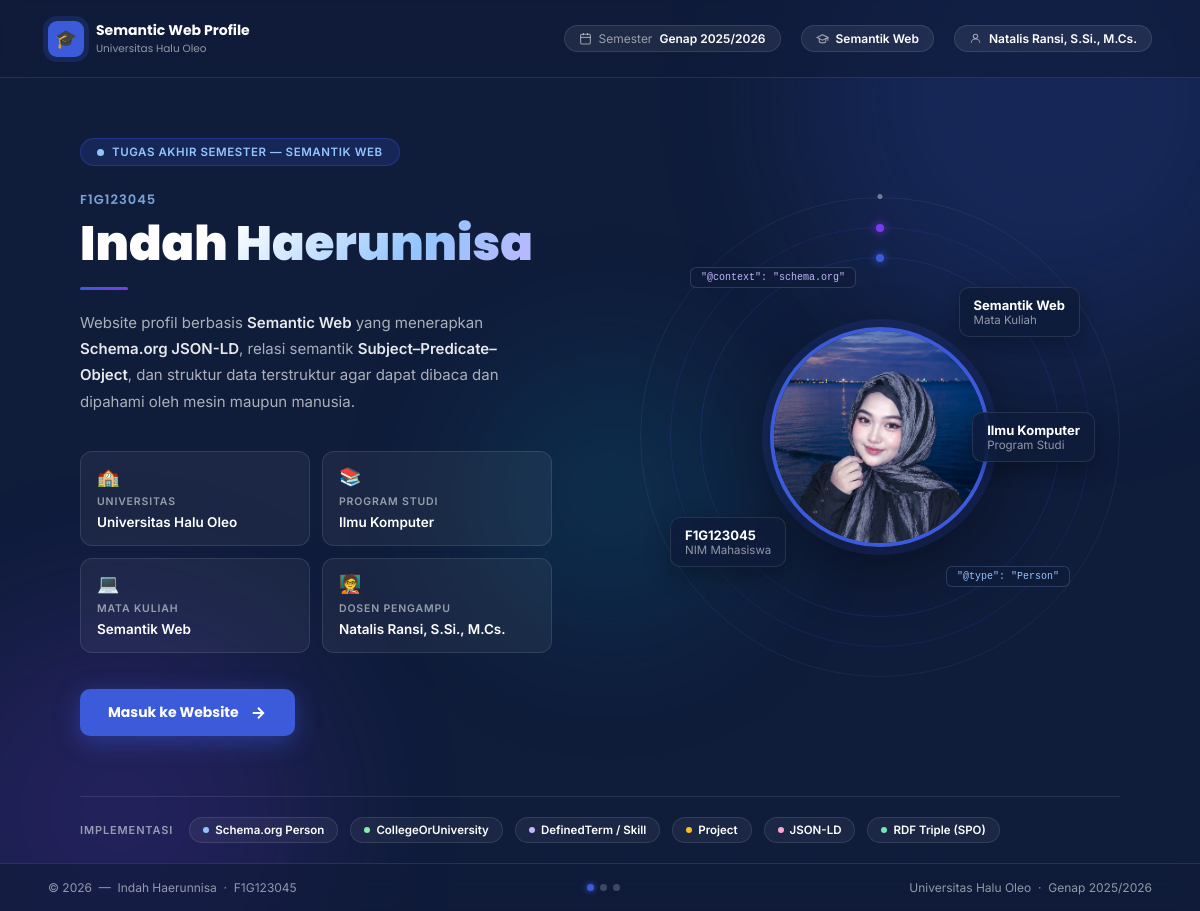
Screenshot of /welcome.php with the database file from the repository.
### tables this page shows
CREATE TABLE `profil` (
  `id` int NOT NULL,
  `nama` varchar(100) NOT NULL,
  `nim` varchar(20) NOT NULL,
  `prodi` varchar(100) NOT NULL,
  `fakultas` varchar(100) NOT NULL,
  `universitas` varchar(150) NOT NULL,
  `email` varchar(100) NOT NULL,
  `telepon` varchar(20) DEFAULT NULL,
  `alamat` text,
  `bio` text,
  `foto` varchar(255) DEFAULT 'assets/foto.jpg',
  `linkedin` varchar(255) DEFAULT NULL,
  `github` varchar(255) DEFAULT NULL,
  `website` varchar(255) DEFAULT NULL,
  `updated_at` timestamp NULL DEFAULT CURRENT_TIMESTAMP ON UPDATE CURRENT_TIMESTAMP
);

### config/db.php (called while the page is built, shortened)
<?php
function e(string $str): string {
    return htmlspecialchars($str, ENT_QUOTES, 'UTF-8');
}
function dbRow(PDO $pdo, string $sql, array $params = []): ?array {
    $stmt = $pdo->prepare($sql);
    $stmt->execute($params);
    $row = $stmt->fetch();
    return $row ?: null;
}

### welcome.php (the view, shortened to what this page needs)
<?php
require_once 'config/db.php';
$profil = dbRow($pdo, "SELECT * FROM profil LIMIT 1");
$nama        = $profil['nama']        ?? 'Indah Haerunnisa';
$nim         = $profil['nim']         ?? 'F1G123045';
$prodi       = $profil['prodi']       ?? 'Ilmu Komputer';
$universitas = $profil['universitas'] ?? 'Universitas Halu Oleo';
$foto        = $profil['foto']        ?? 'assets/foto.jpg';
$matkul      = 'Semantik Web';
$dosen       = 'Natalis Ransi, S.Si., M.Cs.';
$semester    = 'Genap 2025/2026';
$tahun       = date('Y');
$fotoSrc      = file_exists($foto) ? $foto : (file_exists(str_replace('.jpg','.jpeg',$foto)) ? str_replace('.jpg','.jpeg',$foto) : null);
$fotoFallback = 'https://ui-avatars.com/api/?name=' . urlencode($nama) . '&background=3b5bdb&color=fff&size=300';
$fotoDisplay  = $fotoSrc ?? $fotoFallback;
?>
<!DOCTYPE html>
<html lang="id">
<head>
</head>
<body>
<div class="bg-stars" id="bgStars"></div>
<div class="orb orb-1"></div>
<div class="orb orb-2"></div>
<div class="orb orb-3"></div>
<div class="page">
  <header class="topbar">
    <div class="topbar-brand">
      <div class="brand-dot">&#x1F393;</div>
      <div class="brand-label">
        Semantic Web Profile
        <span><?= e($universitas) ?></span>
      </div>
    </div>
    <div class="topbar-meta">
      <div class="meta-chip">
        <svg width="13" height="13" fill="none" stroke="currentColor" viewBox="0 0 24 24" stroke-width="2"><rect x="3" y="4" width="18" height="18" rx="2"/><line x1="16" y1="2" x2="16" y2="6"/><line x1="8" y1="2" x2="8" y2="6"/><line x1="3" y1="10" x2="21" y2="10"/></svg>
        Semester <strong><?= e($semester) ?></strong>
      </div>
      <div class="meta-chip">
        <svg width="13" height="13" fill="none" stroke="currentColor" viewBox="0 0 24 24" stroke-width="2"><path d="M22 10v6M2 10l10-5 10 5-10 5z"/><path d="M6 12v5c0 1.7 2.7 3 6 3s6-1.3 6-3v-5"/></svg>
        <strong><?= e($matkul) ?></strong>
      </div>
      <div class="meta-chip">
        <svg width="13" height="13" fill="none" stroke="currentColor" viewBox="0 0 24 24" stroke-width="2"><circle cx="12" cy="8" r="4"/><path d="M4 20c0-4 3.6-7 8-7s8 3 8 7"/></svg>
        <strong><?= e($dosen) ?></strong>
      </div>
    </div>
  </header>
  <section class="hero-left">
    <div class="eyebrow">
      <div class="eyebrow-dot"></div>
      Tugas Akhir Semester &mdash; <?= e($matkul) ?>
    </div>
    <p class="hero-nim"><?= e($nim) ?></p>
    <h1 class="hero-name"><?= e($nama) ?></h1>
    <div class="hero-divider"></div>
    <p class="hero-desc">
      Website profil berbasis <strong>Semantic Web</strong> yang menerapkan <strong>Schema.org JSON-LD</strong>,
      relasi semantik <strong>Subject&ndash;Predicate&ndash;Object</strong>, dan struktur data terstruktur
      agar dapat dibaca dan dipahami oleh mesin maupun manusia.
    </p>
    <div class="info-cards">
      <div class="info-card">
        <div class="info-card-icon">&#x1F3EB;</div>
        <div class="info-card-label">Universitas</div>
        <div class="info-card-value"><?= e($universitas) ?></div>
      </div>
      <div class="info-card">
        <div class="info-card-icon">&#x1F4DA;</div>
        <div class="info-card-label">Program Studi</div>
        <div class="info-card-value"><?= e($prodi) ?></div>
      </div>
      <div class="info-card">
        <div class="info-card-icon">&#x1F4BB;</div>
        <div class="info-card-label">Mata Kuliah</div>
        <div class="info-card-value"><?= e($matkul) ?></div>
      </div>
      <div class="info-card">
        <div class="info-card-icon">&#x1F9D1;&#x200D;&#x1F3EB;</div>
        <div class="info-card-label">Dosen Pengampu</div>
        <div class="info-card-value"><?= e($dosen) ?></div>
      </div>
    </div>
    <div class="cta-group">
      <a href="enter.php" class="btn-enter">
        Masuk ke Website
        <svg width="18" height="18" fill="none" stroke="currentColor" viewBox="0 0 24 24" stroke-width="2.5">
          <line x1="5" y1="12" x2="19" y2="12"/>
          <polyline points="12 5 19 12 12 19"/>
        </svg>
      </a>
    </div>
  </section>
  <section class="hero-right">
    <div class="avatar-stage">
      <div class="avatar-photo">
        <img
          src="<?= e($fotoDisplay) ?>"
          alt="<?= e($nama) ?>"
          onerror="this.onerror=null;this.src='<?= e($fotoFallback) ?>'">
      </div>
      <div class="float-badge fb-matkul">
        <strong><?= e($matkul) ?></strong>
        <span>Mata Kuliah</span>
      </div>
      <div class="float-badge fb-nim">
        <strong><?= e($nim) ?></strong>
        <span>NIM Mahasiswa</span>
      </div>
      <div class="float-badge fb-prodi">
        <strong><?= e($prodi) ?></strong>
        <span>Program Studi</span>
      </div>
      <div class="schema-tag st-1">"@type": "Person"</div>
      <div class="schema-tag st-2">"@context": "schema.org"</div>
    </div>
  </section>
  <div class="semantic-strip" id="tentang">
    <div class="strip-inner">
      <span class="strip-label">Implementasi</span>
      <div class="schema-pill">
        <div class="dot" style="background:#93c5fd;"></div>
        Schema.org Person
      </div>
      <div class="schema-pill">
        <div class="dot" style="background:#86efac;"></div>
        CollegeOrUniversity
      </div>
      <div class="schema-pill">
        <div class="dot" style="background:#c4b5fd;"></div>
        DefinedTerm / Skill
      </div>
      <div class="schema-pill">
        <div class="dot" style="background:#fbbf24;"></div>
        Project
      </div>
      <div class="schema-pill">
        <div class="dot" style="background:#f9a8d4;"></div>
        JSON-LD
      </div>
      <div class="schema-pill">
        <div class="dot" style="background:#6ee7b7;"></div>
        RDF Triple (SPO)
      </div>
    </div>
  </div>
  <footer class="bottom-bar">
    <span>
      &copy; <?= $tahun ?> &nbsp;&mdash;&nbsp; <?= e($nama) ?> &nbsp;&middot;&nbsp; <?= e($nim) ?>
    </span>
    <div class="progress-dots">
      <div class="progress-dot active"></div>
      <div class="progress-dot"></div>
      <div class="progress-dot"></div>
    </div>
    <span>
      <?= e($universitas) ?> &nbsp;&middot;&nbsp; <?= e($semester) ?>
    </span>
  </footer>
</div>
</body>
</html>

### rows the page displays
profil: universitas "Universitas Halu Oleo", nim "F1G123045", nama "Indah Haerunnisa", prodi "Ilmu Komputer", foto (picture)

### other values shown
$semester "Genap 2025/2026"
$matkul "Semantik Web"
$dosen "Natalis Ransi, S.Si., M.Cs."
$matkul "SEMANTIK WEB"
